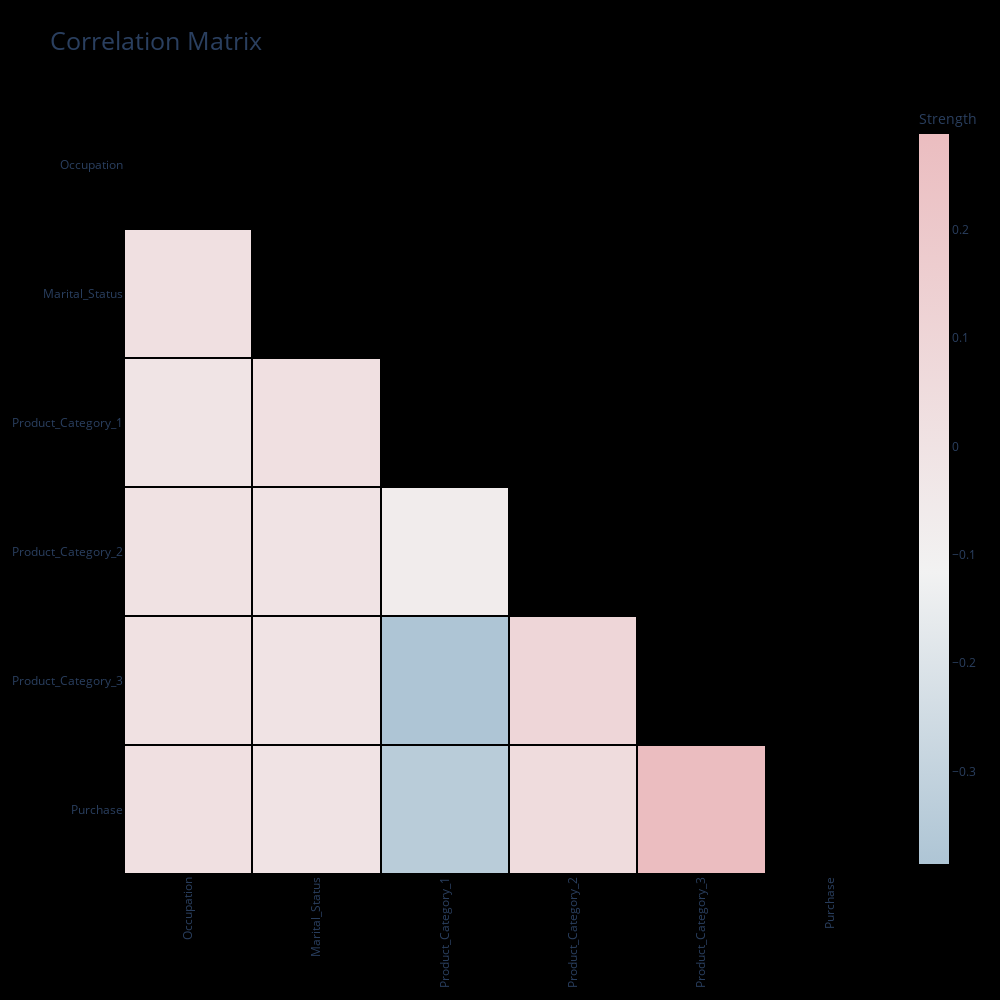

Notebook code cell kept with this figure:
### Code cell
dd.correlation_matrix(data, cluster=False)

### Figure 1 — Plotly figure (JSON) as saved in the notebook; plotly's stock layout.template omitted (floating-point values rounded to 4 significant figures)
{"data": [{"colorbar": {"title": {"text": "Strength"}}, "colorscale": [[0, "rgb(173.7604656399292, 196.50697709328614, 213.08494306776663)"], [0.4, "rgb(242, 242, 242)"], [1, "rgb(234.78748663628258, 188.9159016430398, 192.37790805762415)"]], "connectgaps": false, "type": "heatmap", "x": ["Occupation", "Marital_Status", "Product_Category_1", "Product_Category_2", "Product_Category_3", "Purchase"], "xgap": 2, "y": ["Purchase", "Product_Category_3", "Product_Category_2", "Product_Category_1", "Marital_Status", "Occupation"], "ygap": 2, "z": [[0.02083, -0.0004634, -0.3437, 0.05229, 0.2885, null], [0.01227, -0.004629, -0.3855, 0.09475, null, null], [0.006712, 0.001099, -0.06788, null, null, null], [-0.007618, 0.01989, null, null, null, null], [0.02428, null, null, null, null, null], [null, null, null, null, null, null]]}], "layout": {"autosize": false, "height": 1000, "paper_bgcolor": "rgb(0,0,0,0)", "plot_bgcolor": "rgb(0,0,0,0)", "title": {"font": {"size": 25}, "text": "Correlation Matrix"}, "width": 1000, "xaxis": {"automargin": true, "autorange": true, "range": [-0.5, 5.5], "showgrid": false, "tickangle": -90, "ticks": "", "type": "category"}, "yaxis": {"automargin": true, "autorange": true, "range": [-0.5, 5.5], "showgrid": false, "ticks": "", "type": "category"}}}
